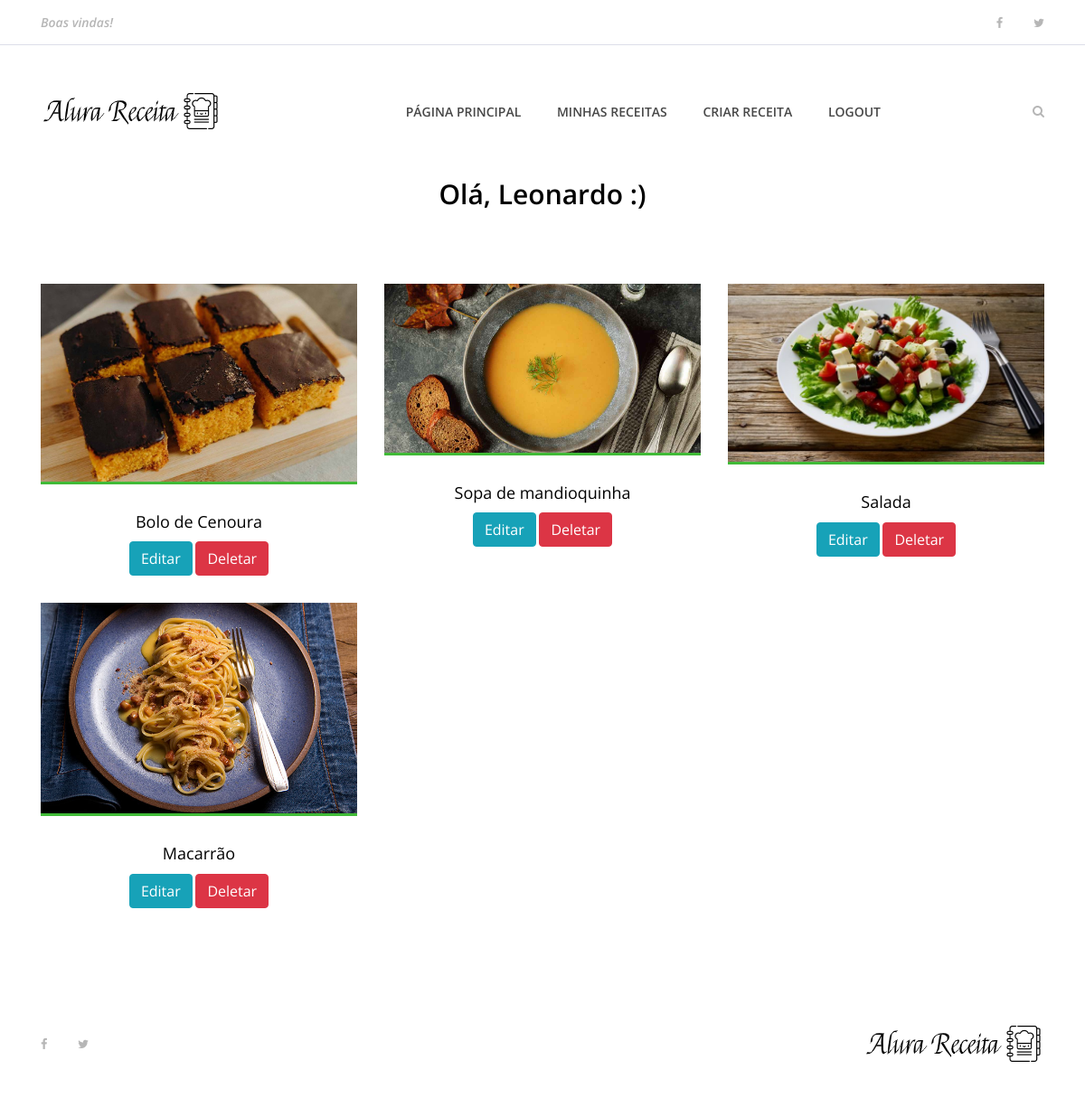
The page /usuarios/dashboard (signed in) on the database its author committed.
### apps/receitasapp/models.py (models this page shows, shortened)
class Receita(models.Model):
    pessoa = models.ForeignKey(User, on_delete=models.CASCADE)
    nome_receita = models.CharField(max_length=200)
    ingredintes = models.TextField()
    modo_preparo = models.TextField()
    tempo_preparo = models.IntegerField()
    rendimento = models.CharField(max_length=100)
    categoria = models.CharField(max_length=100)
    date_receita = models.DateTimeField(default=datetime.now, blank=True)
    foto_receita = models.ImageField(upload_to='fotos/%d/%m/%Y/', blank=True)
    publicada = models.BooleanField(default=False)

### apps/usuarios/views.py (the view)
# urls.py: path('dashboard', views.dashboard, name='dashboard'),
def dashboard(request):
    if request.user.is_authenticated:
        id = request.user.id
        receitas = Receita.objects.order_by('-date_receita').filter(pessoa=id)
        dados ={
            'receitas' : receitas
        }
        return render(request, 'usuarios/dashboard.html', dados)
    else:
        return redirect('index')

### templates/usuarios/dashboard.html (shortened to what this page needs)
{% extends 'base.html' %}
{% load static %}
{% block content %}
    {% include 'partials/_menu.html' %}
    <div class="contact-area section-padding-0">
        <div class="container">
            <div class="row">
                <div class="col-12">
                    <div class="section-heading">
                        <h3>Olá, {{ user.username }} :)</h3>
                    </div>
                </div>
            </div>
        </div>
     </div>
    <section class="best-receipe-area">
        <div class="container">
            <div class="row">
                {% if receitas %}
                {% for receita in receitas  %}
                <div class="col-12 col-sm-6 col-lg-4">
                    <div class="single-best-receipe-area mb-30">
                        {% if receita.foto_receita == '' %}
                            <img src="{% static 'img/bg-img/foto_receita.png' %}" alt="">
                        {% else %}
                            <img src="{{ receita.foto_receita.url }}" alt= "">
                        {% endif %}
                            <div class="receipe-content">
                            <a href="{% url 'receita' receita.id%}">
                                <h5>{{ receita.nome_receita }}</h5>
                                <a href="{% url 'edita_receita' receita.id %}" type="button", class="btn btn-info">Editar</a>
                                <a href="{% url 'deleta_receita' receita.id %}" type="button", class="btn btn-danger">Deletar</a>
                            </a>
                        </div>
                    </div>
                </div>
                {% endfor %}
                {% endif %}
            </div>
        </div>
    </section>
    {% include 'partials/_footer.html' %}
    {% endblock %}

### receitas/static/site.css (style rules this page uses)
* { margin: 0; padding: 0; }
body { font-family: "Open Sans", sans-serif; font-size: 14px; }
h1, h2, h3, h4, h5, h6 { color: #000000; line-height: 1.3; font-weight: 600; }
a, a:hover, a:focus { -webkit-transition-duration: 500ms; transition-duration: 500ms; text-decoration: none; outline: 0 solid transparent; color: #000000; font-weight: 600; font-size: 14px; color: #474747; }
img { height: auto; max-width: 100%; }
.mb-30 { margin-bottom: 30px !important; }
.section-heading { position: relative; z-index: 1; margin-bottom: 80px; text-align: center; }
.section-heading h3 { font-size: 30px; margin-bottom: 0; }
.best-receipe-area { position: relative; z-index: 1; padding-bottom: 50px; }
.single-best-receipe-area { position: relative; z-index: 1; }
.single-best-receipe-area img { border-bottom: 3px solid #40ba37; }
.single-best-receipe-area .receipe-content { padding-top: 30px; text-align: center; }
.single-best-receipe-area .receipe-content h5 { font-size: 18px; margin-bottom: 10px; font-weight: 400; -webkit-transition-duration: 500ms; transition-duration: 500ms; }

### rows shown on the page
Receita: foto_receita (picture), nome_receita "Bolo de Cenoura"
Receita: foto_receita (picture), nome_receita "Sopa de mandioquinha"
Receita: foto_receita (picture), nome_receita "Salada"
Receita: foto_receita (picture), nome_receita "Macarrão"

### other values the page prints
{{ user.username }} "Leonardo"
